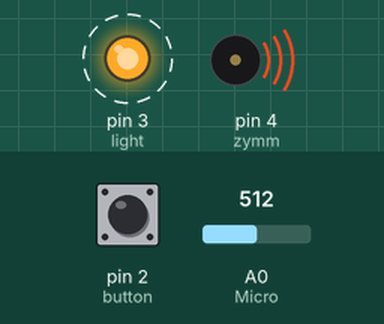
Recording of a sketch running on a simulated Arduino Uno, built with avr-gcc and run on an emulated ATmega328P. On the bench: output pins drawn as LEDs (lit = HIGH), buzzer (waves = sounding). Dashed ring = blinking. The inputs (shaded band) are chosen by the test bench; at power-on: pin 2 (button) LOW, A0 (Micro) = 512. What the sketch prints to the serial monitor is not drawn.

Above: at 0.3 s.
Timing chart, 0 to 3.0 s (numbered marks = the images above):
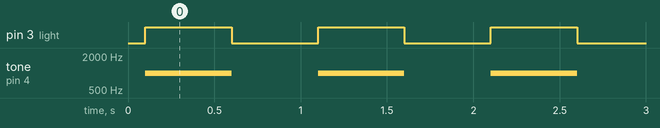

The sketch:

Signal.ino
```cpp
boolean Go;

#define Micro A0 //Аналоговый сигнал микрофона
#define button 2 // Цифровой сигнал кнопки выключения
#define zymm 4 // Цифровой сигнал зуммера(пищалки)
#define light 3 // Цифровой сигнал светодиода


 void setup() {
  Serial.begin(9600);
  pinMode(Micro, INPUT);
  pinMode(button, INPUT);
  pinMode(light, OUTPUT);
  pinMode(zymm, OUTPUT);
  Go = false;
}

void loop() {
  Serial.print(analogRead(A0));
  Serial.print("\t");
  Serial.println(digitalRead(2));
  delay(100);
  if (analogRead(Micro) > 29) {
    Go = !Go;
    while (Go == true) {
      digitalWrite(light, HIGH);
      tone(zymm, 1000);
      delay(500);
      digitalWrite(light, LOW);
      noTone(zymm);
      if (digitalRead(button) == 1) {
        Go = !Go;
      }
      delay(500);
    }
  }
}
```

Measured:
- by itself, pin 3 (light): alternates HIGH for 0.50 s and LOW for 0.50 s
- by itself, tone on pin 4 (zymm): alternates 1000 Hz for 0.50 s and silent for 0.50 s
